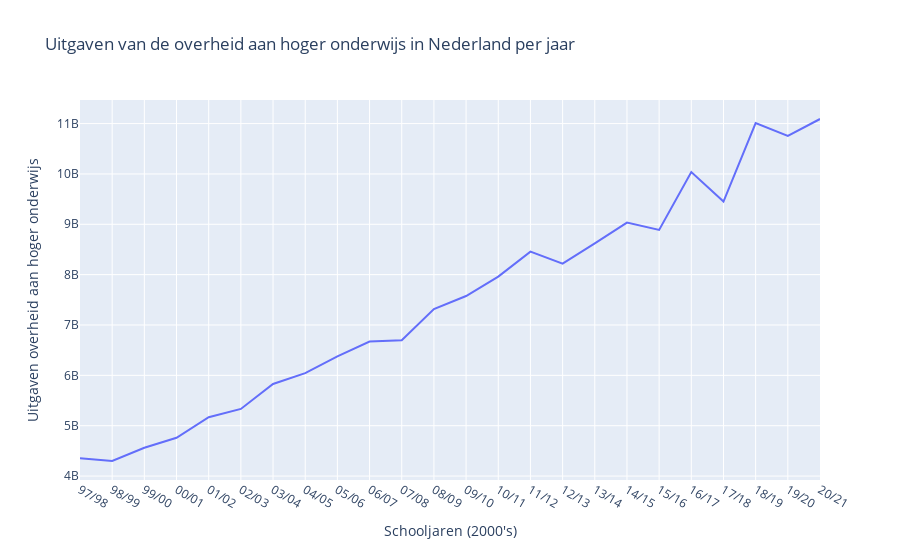

The notebook cell this image was saved under:
### Markdown cell above
_Perspectief 2: De procentuele toename van alle studenten in Nederland is laag in het schooljaar 2015/’16 . Dit betekent dat er relatief weinig nieuwe studenten zijn bijgekomen in dat jaar. Deze relatief weinige toename in studenten is mogelijk veroorzaakt door de invoering van het leenstelsel._

### Code cell
spendings_relevant = spendings[['Perioden', 'TotaalOverheid_2']]
spendings_total = spendings_relevant.groupby('Perioden').sum().reset_index()
spendings_total = spendings_total.assign(Perioden=spendings_total['Perioden'].apply(lambda periode: f'{periode[-2:]}/{str(int(periode) + 1)[-2:]}'))
spendings_total = spendings_total.iloc[2:]

spendings_government_year = px.line(spendings_total, x='Perioden', y='TotaalOverheid_2', title='Uitgaven van de overheid aan hoger onderwijs in Nederland per jaar')
spendings_government_year.update_layout(xaxis_title='Schooljaren (2000\'s)')
spendings_government_year.update_layout(yaxis_title='Uitgaven overheid aan hoger onderwijs')
spendings_government_year.show()

### Figure 1 — Plotly figure (JSON) as saved in the notebook; plotly's stock layout.template omitted (floating-point values rounded to 4 significant figures)
{"data": [{"hovertemplate": "Perioden=%{x}<br>TotaalOverheid_2=%{y}<extra></extra>", "legendgroup": "", "line": {"color": "#636efa", "dash": "solid"}, "marker": {"symbol": "circle"}, "mode": "lines", "name": "", "orientation": "v", "showlegend": false, "type": "scatter", "x": ["97/98", "98/99", "99/00", "00/01", "01/02", "02/03", "03/04", "04/05", "05/06", "06/07", "07/08", "08/09", "09/10", "10/11", "11/12", "12/13", "13/14", "14/15", "15/16", "16/17", "17/18", "18/19", "19/20", "20/21"], "xaxis": "x", "y": [4356000000, 4299000000, 4562000000, 4761000000, 5169000000, 5333000000, 5828000000, 6044000000, 6377000000, 6671000000, 6699000000, 7318000000, 7575000000, 7960000000, 8456000000, 8218000000, 8621000000, 9034000000, 8889000000, 10039000000, 9452000000, 11010000000, 10755000000, 11091000000], "yaxis": "y"}], "layout": {"legend": {"tracegroupgap": 0}, "title": {"text": "Uitgaven van de overheid aan hoger onderwijs in Nederland per jaar"}, "xaxis": {"anchor": "y", "domain": [0, 1], "title": {"text": "Schooljaren (2000's)"}}, "yaxis": {"anchor": "x", "domain": [0, 1], "title": {"text": "Uitgaven overheid aan hoger onderwijs"}}}}
